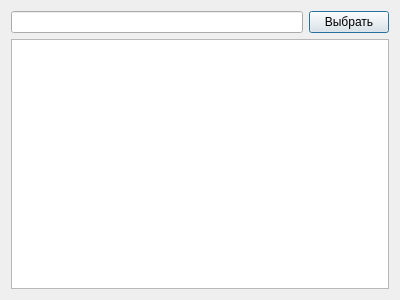
<?xml version="1.0" encoding="UTF-8"?>
<ui version="4.0">
 <class>ChooseUser_Dialog</class>
 <widget class="QDialog" name="ChooseUser_Dialog">
  <property name="geometry">
   <rect>
    <x>0</x>
    <y>0</y>
    <width>400</width>
    <height>300</height>
   </rect>
  </property>
  <property name="windowTitle">
   <string>Dialog</string>
  </property>
  <layout class="QGridLayout" name="gridLayout">
   <item row="0" column="0">
    <widget class="QLineEdit" name="lineEdit_PIB"/>
   </item>
   <item row="0" column="1">
    <widget class="QPushButton" name="pushButton_Select">
     <property name="text">
      <string>Выбрать</string>
     </property>
    </widget>
   </item>
   <item row="1" column="0" colspan="2">
    <widget class="QListWidget" name="listWidget_Users"/>
   </item>
  </layout>
 </widget>
 <resources/>
 <connections/>
</ui>
